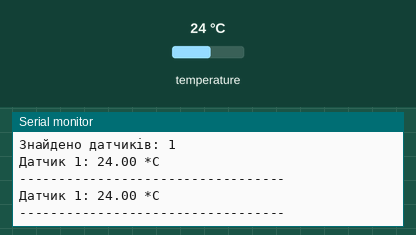
Simulated run of this sketch. Board: Arduino Uno, built with avr-gcc and run on an emulated ATmega328P. Parts: the last lines printed to the serial monitor. The inputs (shaded band) are chosen by the test bench; at power-on: temperature 24 °C.

Above: at 5.3 s.
5.4 s: temperature set to 12 °C
At 9.7 s:
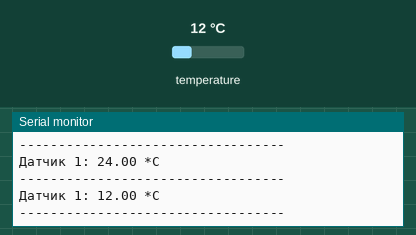
10.2 s: temperature set to 19 °C
At 12.5 s:
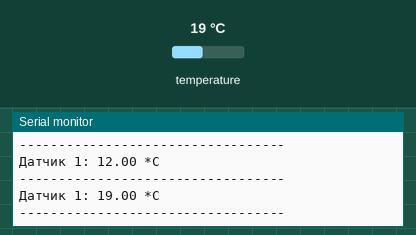
Timing chart, 0 to 14.0 s (numbered marks = the images above; inputs shaded):
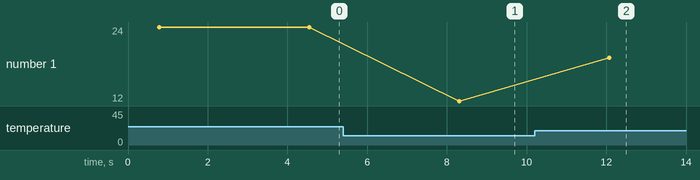

Measured:
- after the input at 5.4 s, the serial monitor: prints a new line after 2.9 s (image 1)
- after the input at 10.2 s, the serial monitor: prints a new line after 1.9 s (image 2)
- plotted number 1: 24 → 12 after the input at 5.4 s, 12 → 19 after the input at 10.2 s

The sketch:

lab-2_task-4.ino
```cpp
#include <OneWire.h>
#include <DallasTemperature.h>

#define ONE_WIRE_BUS 4

OneWire oneWire(ONE_WIRE_BUS);

DallasTemperature sensors(&oneWire);

int deviceCount = 0;

void setup() {
  Serial.begin(115200);
  sensors.begin();

  deviceCount = sensors.getDeviceCount();
  Serial.print("Знайдено датчиків: ");
  Serial.println(deviceCount);
}

void loop() {
  if (deviceCount == 0) {
    Serial.println("Датчики не знайдено. Перевірте підключення та резистор!");
    delay(5000);
    return;
  }

  sensors.requestTemperatures();

  for (int i = 0; i < deviceCount; i++) {
    float tempC = sensors.getTempCByIndex(i);
    Serial.print("Датчик ");
    Serial.print(i + 1);
    Serial.print(": ");
    Serial.print(tempC);
    Serial.println(" *C");
  }

  Serial.println("----------------------------------");
  delay(3000);
}
```
